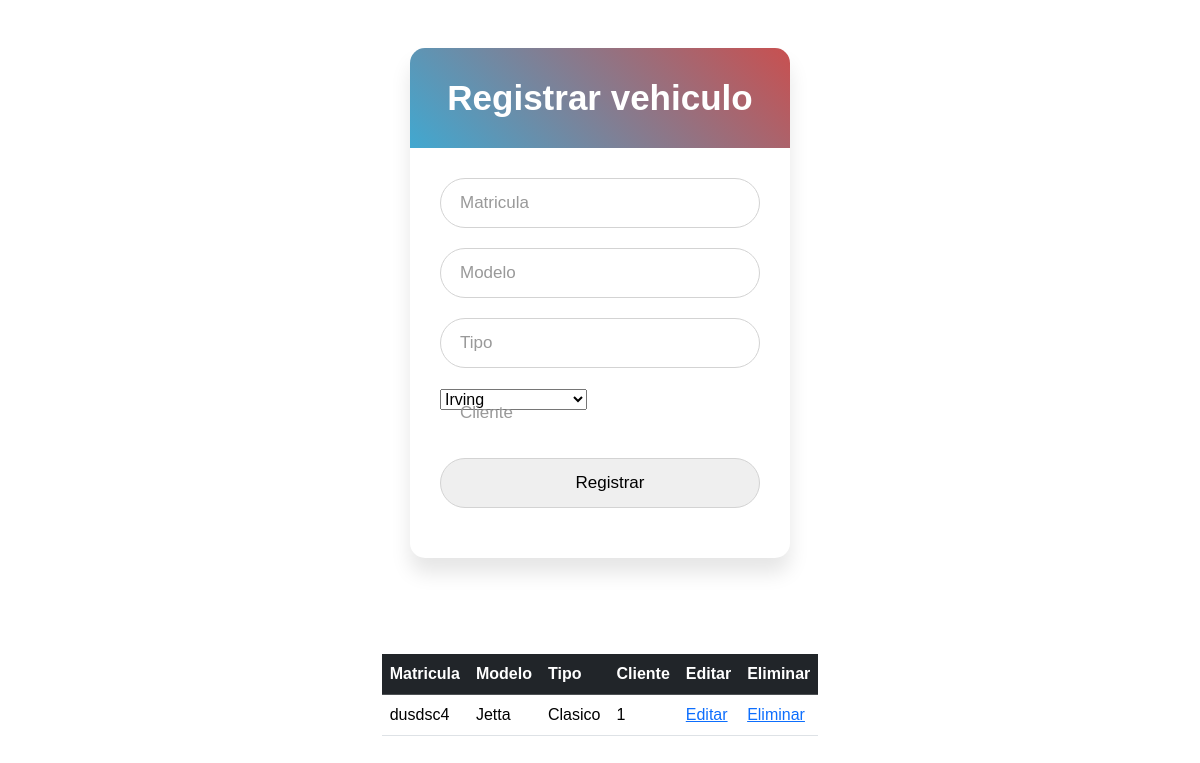
/vehiculos.php, run on the app's committed database.
### tables this page shows
CREATE TABLE `vehiculos` (
  `id_vehiculo` int(2) NOT NULL,
  `Matricula` varchar(10) NOT NULL,
  `Modelo` text NOT NULL,
  `tipo` varchar(55) NOT NULL,
  `id_cliente` int(2) NOT NULL
);

### vehiculos.php (the view, shortened to what this page needs)
<!DOCTYPE html>
<html lang="es">
<head>
    <link href="CSS/bootstrap.min.css" rel="stylesheet"
>
    <link rel="stylesheet" href="CSS/registrar.css">
</head>
<body>
    <div class="wrapper">
        <div class="title">
            Registrar vehiculo
        </div>
        <form id="frmvehiculos" name="frmvehiculos">
            <div class="field">
                <input type="text" name="matricula" id="matricula" required>
                <label class="nombre-usuario">Matricula</label>
            </div>
            <div class="field">
                <input type="text" name="Modelo" id="modelo" required>
                <label class="vehiculo">Modelo</label>
            </div>
            <div class="field">
                <input type="text" name="tipo" id="tipo" required>
                <label class="hora-salida">Tipo</label>
            </div>
            <div class="field">
                <label for="cliente">Cliente</label>
                <select id="cliente" name="cliente" required>
                    <?php
                    include "conexion.php";
                    $query = "SELECT id_cliente, nombre FROM cliente";
                    $result = mysqli_query($conexion, $query);
                    while ($row = mysqli_fetch_assoc($result)) {
                        echo "<option value='" . $row['id_cliente'] . "'>" . $row['nombre'] . "</option>";
                    }
                    ?>
                </select>
            </div>
            <div class="field">
                <input type="button" onclick="registrarVehiculo()" value="Registrar">
            </div>
        </form>
    </div>
<?php
include 'consultarvehiculo.php'
?>
</body>
</html>

### consultarvehiculo.php
<div class="table-responsive">
    <table class="table">
        <thead class="table-dark">
            <tr>
                <th scope="col">Matricula</th>
                <th scope="col">Modelo</th>
                <th scope="col">Tipo</th>
                <th scope="col">Cliente</th>
                <th scope="col">Editar</th>
                <th scope="col">Eliminar</th>
            </tr>
        </thead>
        <tbody>
        <?php
            include 'conexion.php';
            $query="SELECT id_vehiculo,Matricula, Modelo,tipo,id_cliente FROM vehiculos";
            $ejecutar=$conexion->query($query);
            while($result=$ejecutar->fetch_array()){
                echo "<tr>
                <td>".$result['Matricula']."</td>
                <td>".$result['Modelo']."</td>
                <td>".$result['tipo']."</td>
                <td>".$result['id_cliente']."</td>
                <td><a href='' onclick='editarcliente(".$result['id_vehiculo'].");'>Editar</a></td>
                <td><a href='' onclick='eliminarvechiculo(".$result['id_vehiculo'].");'>Eliminar</a></td>
                </tr>";
            }
            ?>
        </tbody>
    </table>
</div>

### CSS/registrar.css (style rules this page uses)
* { margin: 0; padding: 0; box-sizing: border-box; font-family: 'Poppins', sans-serif; }
html, body { display: grid; height: 100%; width: 100%; place-items: center; background: #ffffff; }
.wrapper { width: 380px; background: #fff; border-radius: 15px; box-shadow: 0px 15px 20px rgba(0, 0, 0, 0.1); }
.wrapper .title { font-size: 35px; font-weight: 600; text-align: center; line-height: 100px; color: #fff; user-select: none; border-radius: 15px 15px 0 0; background: linear-gradient(-135deg, #c85050, #41a8d0); }
.wrapper form { padding: 10px 30px 50px 30px; }
.wrapper form .field { height: 50px; width: 100%; margin-top: 20px; position: relative; }
.wrapper form .field input { height: 100%; width: 100%; outline: none; font-size: 17px; padding-left: 20px; border: 1px solid lightgrey; border-radius: 25px; transition: all 0.3s ease; }
.wrapper form .field label { position: absolute; top: 50%; left: 20px; color: #999999; font-weight: 400; font-size: 17px; pointer-events: none; transform: translateY(-50%); transition: all 0.3s ease; }
.table { width: 20px; }

### data on the page
vehiculos: Matricula "dusdsc4", Modelo "Jetta", tipo "Clasico", id_cliente "1"

### other printed values
form field cliente "Irving"
